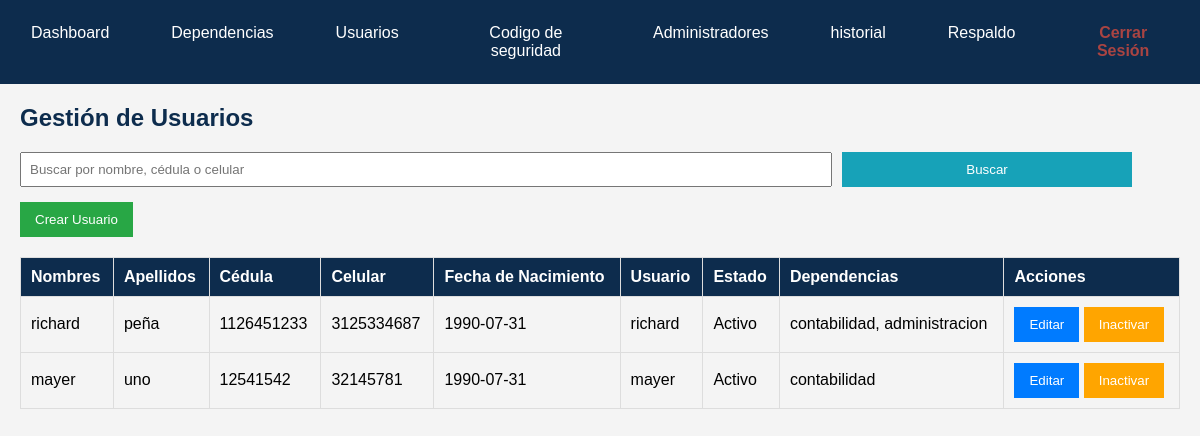
/admin/usuarios/usuarios.php (signed in), run on the app's committed database.
### tables this page shows
CREATE TABLE `usuarios` (
  `id` int(11) NOT NULL,
  `nombres` varchar(255) NOT NULL,
  `apellidos` varchar(255) NOT NULL,
  `cedula` varchar(20) NOT NULL,
  `celular` varchar(15) NOT NULL,
  `username` varchar(50) NOT NULL,
  `contraseña` varchar(255) NOT NULL,
  `estado` tinyint(1) NOT NULL DEFAULT 1,
  `fecha_creacion` timestamp NOT NULL DEFAULT current_timestamp(),
  `fecha_nacimiento` date NOT NULL
);

### admin/usuarios/usuarios.php (the view, shortened to what this page needs)
<?php
include '../conexion.php';
$filtro = isset($_GET['filtro']) ? $_GET['filtro'] : '';
$sql = "
    SELECT u.*, GROUP_CONCAT(d.nombre SEPARATOR ', ') as dependencias
    FROM usuarios u
    LEFT JOIN usuarios_dependencias ud ON u.id = ud.usuario_id
    LEFT JOIN dependencia d ON ud.dependencia_id = d.id
    WHERE u.nombres LIKE ? OR u.apellidos LIKE ? OR u.cedula LIKE ? OR u.celular LIKE ?
    GROUP BY u.id
    LIMIT 15";
$stmt = $conn->prepare($sql);
$filtro_param = "%$filtro%";
$stmt->bind_param("ssss", $filtro_param, $filtro_param, $filtro_param, $filtro_param);
$stmt->execute();
$result = $stmt->get_result();
?>
<!DOCTYPE html>
<html lang="es">
<head>
</head>
<body>
    <?php include '../inicio/menu.php'; ?>
    <main>
        <h2>Gestión de Usuarios</h2>
        <div class="search-container">
            <input type="text" id="filtro" placeholder="Buscar por nombre, cédula o celular" value="<?php echo htmlspecialchars($filtro); ?>">
            <button class="filtrar" onclick="filtrarUsuarios()">Buscar</button>
        </div>
        <button class="crear" onclick="mostrarFormularioCrear()">Crear Usuario</button>
        <table class="modern-table">
            <thead>
                <tr>
                    <th>Nombres</th>
                    <th>Apellidos</th>
                    <th>Cédula</th>
                    <th>Celular</th>
                    <th>Fecha de Nacimiento</th>
                    <th>Usuario</th>
                    <th>Estado</th>
                    <th>Dependencias</th>
                    <th>Acciones</th>
                </tr>
            </thead>
            <tbody>
                <?php while($row = $result->fetch_assoc()): ?>
                <tr>
                    <td><?php echo $row['nombres']; ?></td>
                    <td><?php echo $row['apellidos']; ?></td>
                    <td><?php echo $row['cedula']; ?></td>
                    <td><?php echo $row['celular']; ?></td>
                    <td><?php echo $row['fecha_nacimiento']; ?></td>
                    <td><?php echo $row['username']; ?></td>
                    <td><?php echo $row['estado'] ? 'Activo' : 'Inactivo'; ?></td>
                    <td><?php echo $row['dependencias']; ?></td>
                    <td>
                        <button class="editar" onclick="mostrarFormularioEditar(<?php echo $row['id']; ?>)">Editar</button>
                        <button class="<?php echo $row['estado'] ? 'inactivar' : 'activar'; ?>" onclick="cambiarEstadoUsuario(<?php echo $row['id']; ?>)">
                            <?php echo $row['estado'] ? 'Inactivar' : 'Activar'; ?>
                        </button>
                    </td>
                </tr>
                <?php endwhile; ?>
            </tbody>
        </table>
    </main>
</body>
</html>

### admin/css/estilos.css (style rules this page uses)
body { font-family: Arial, sans-serif; background-color: #f4f4f4; margin: 0; padding: 0; }
main { margin: 20px; }
h2 { color: #0d2c4d; }
button { padding: 10px 15px; border: none; cursor: pointer; }
button.crear { background-color: #28a745; color: white; }
button.filtrar { background-color: #17a2b8; color: white; }
button.editar { background-color: #007bff; color: white; }
button.inactivar { background-color: orange; color: white; }
table.modern-table { width: 100%; border-collapse: collapse; margin-top: 20px; }
table.modern-table th, table.modern-table td { padding: 10px; border: 1px solid #ddd; text-align: left; }
table.modern-table th { background-color: #0d2c4d; color: white; }

### admin/usuarios/usuarios.php (style rules this page uses)
body { font-family: Arial, sans-serif; background-color: #f4f4f4; margin: 0; padding: 0; }
main { margin: 20px; }
h2 { color: #0d2c4d; }
button { padding: 10px 15px; border: none; cursor: pointer; }
button.crear { background-color: #28a745; color: white; }
button.filtrar { background-color: #17a2b8; color: white; }
button.editar { background-color: #007bff; color: white; }
button.inactivar { background-color: #ff8000; color: white; }
table.modern-table { width: 100%; border-collapse: collapse; margin-top: 20px; }
table.modern-table th, table.modern-table td { padding: 10px; border: 1px solid #ddd; text-align: left; }
table.modern-table th { background-color: #0d2c4d; color: white; }
.search-container { display: flex; align-items: center; margin-bottom: 15px; }
.search-container input[type="text"] { flex: 0 0 70%; padding: 8px; margin-right: 10px; box-sizing: border-box; }
.search-container button { flex: 0 0 25%; background-color: #28a745; color: white; }

### data on the page
usuarios: nombres "richard", apellidos "peña", cedula "1126451233", celular "3125334687", fecha_nacimiento "1990-07-31", username "richard", estado "Activo", dependencias "contabilidad, administracion"
usuarios: nombres "mayer", apellidos "uno", cedula "12541542", celular "32145781", fecha_nacimiento "1990-07-31", username "mayer", estado "Activo", dependencias "contabilidad"
